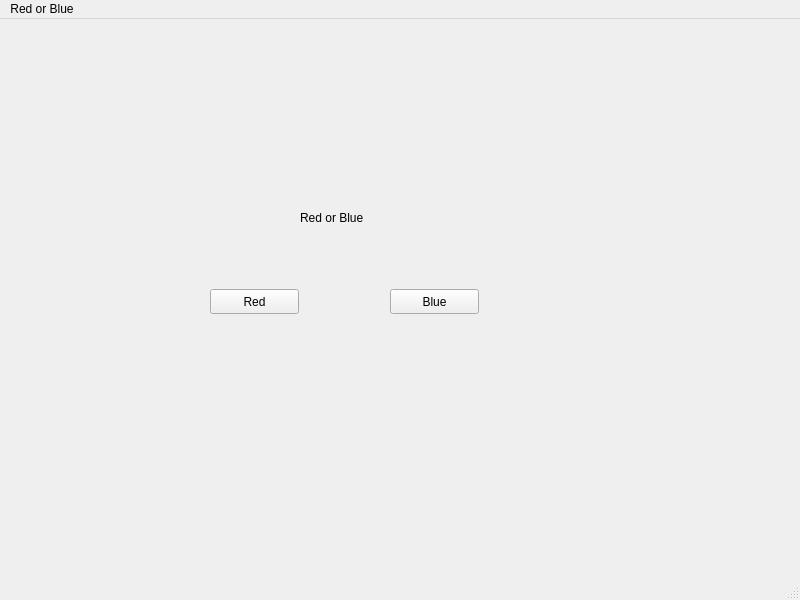
<?xml version="1.0" encoding="UTF-8"?>
<ui version="4.0">
 <class>MainWindow</class>
 <widget class="QMainWindow" name="MainWindow">
  <property name="geometry">
   <rect>
    <x>0</x>
    <y>0</y>
    <width>800</width>
    <height>600</height>
   </rect>
  </property>
  <property name="windowTitle">
   <string>MainWindow</string>
  </property>
  <widget class="QWidget" name="centralwidget">
   <widget class="QPushButton" name="pushButton">
    <property name="geometry">
     <rect>
      <x>210</x>
      <y>270</y>
      <width>89</width>
      <height>25</height>
     </rect>
    </property>
    <property name="text">
     <string>Red</string>
    </property>
   </widget>
   <widget class="QPushButton" name="pushButton_2">
    <property name="geometry">
     <rect>
      <x>390</x>
      <y>270</y>
      <width>89</width>
      <height>25</height>
     </rect>
    </property>
    <property name="text">
     <string>Blue</string>
    </property>
   </widget>
   <widget class="MyLabel" name="label">
    <property name="geometry">
     <rect>
      <x>300</x>
      <y>190</y>
      <width>81</width>
      <height>17</height>
     </rect>
    </property>
    <property name="text">
     <string>Red or Blue</string>
    </property>
   </widget>
  </widget>
  <widget class="QMenuBar" name="menubar">
   <property name="geometry">
    <rect>
     <x>0</x>
     <y>0</y>
     <width>800</width>
     <height>22</height>
    </rect>
   </property>
   <widget class="QMenu" name="menuRed_or_Blue">
    <property name="title">
     <string>Red or Blue</string>
    </property>
   </widget>
   <addaction name="menuRed_or_Blue"/>
  </widget>
  <widget class="QStatusBar" name="statusbar"/>
 </widget>
 <customwidgets>
  <customwidget>
   <class>MyLabel</class>
   <extends>QLabel</extends>
   <header>mylabel.h</header>
   <slots>
    <slot>changeToRed()</slot>
    <slot>changeToBlue()</slot>
   </slots>
  </customwidget>
 </customwidgets>
 <resources/>
 <connections>
  <connection>
   <sender>pushButton</sender>
   <signal>clicked()</signal>
   <receiver>label</receiver>
   <slot>changeToRed()</slot>
   <hints>
    <hint type="sourcelabel">
     <x>246</x>
     <y>293</y>
    </hint>
    <hint type="destinationlabel">
     <x>309</x>
     <y>224</y>
    </hint>
   </hints>
  </connection>
  <connection>
   <sender>pushButton_2</sender>
   <signal>clicked()</signal>
   <receiver>label</receiver>
   <slot>changeToBlue()</slot>
   <hints>
    <hint type="sourcelabel">
     <x>460</x>
     <y>299</y>
    </hint>
    <hint type="destinationlabel">
     <x>356</x>
     <y>218</y>
    </hint>
   </hints>
  </connection>
 </connections>
</ui>
